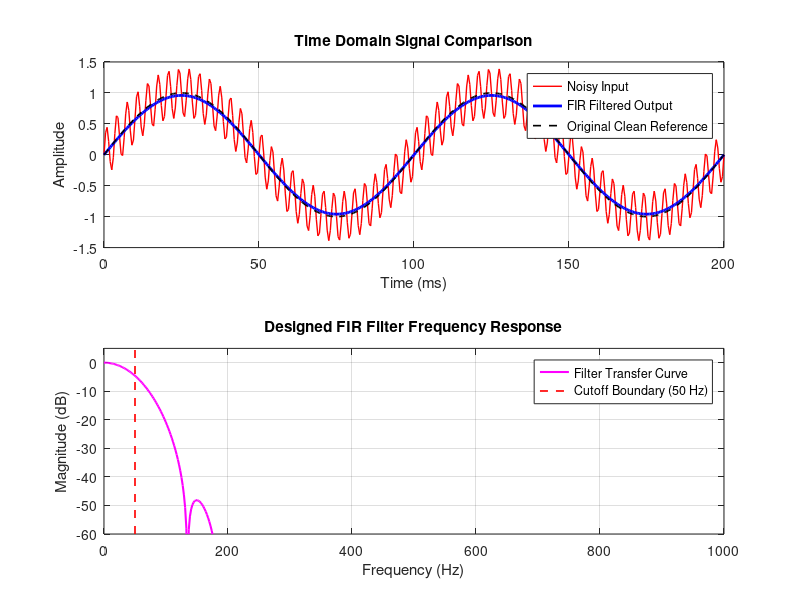

The MATLAB source for this figure:
clc;
clear;
close all;

% =========================================================
%    EXPERIMENT 16: FIR LOW-PASS FILTER DESIGN & DENOISING
% =========================================================

% 1. Setup Signal Parameters
fs = 2000;                     % Sampling rate (2 kHz)
t = 0:1/fs:0.2;                % Time vector (200 ms duration)

% Generate clean low-frequency base tone (e.g., 10 Hz sinusoid)
f_clean = 10;
clean_signal = sin(2*pi*f_clean*t);

% Generate high-frequency noise interference (e.g., 300 Hz sinusoid)
f_noise = 300;
noise_interference = 0.4 * sin(2*pi*f_noise*t);

% Superimpose to get the noisy composite signal
noisy_signal = clean_signal + noise_interference;

% 2. Design the FIR Low-Pass Filter via Window Method
filter_order = 40;             % 40th-order filter (41 coefficients)
f_cutoff = 50;                 % Cutoff frequency at 50 Hz
Wn = f_cutoff / (fs / 2);      % Normalized cutoff frequency (Nyquist scale)

% Generate filter coefficients (uses Hamming window by default)
b = fir1(filter_order, Wn, 'low');

% 3. Filter Application (Zero-Phase Filtering to prevent group delay shifts)
filtered_signal = filtfilt(b, 1, noisy_signal);

% 4. Frequency Response Analysis
[H, f_axis] = freqz(b, 1, 512, fs);

% 5. Visualizations and Plotting
figure('Name', 'Experiment 16: FIR Low-Pass Performance', 'NumberTitle', 'off');

% Left Panel: Time Domain Waveform Denoising Performance
subplot(2,1,1);
plot(t*1000, noisy_signal, 'r', 'LineWidth', 1.0); hold on;
plot(t*1000, filtered_signal, 'b', 'LineWidth', 2.0);
plot(t*1000, clean_signal, 'k--', 'LineWidth', 1.2);
title('Time Domain Signal Comparison');
xlabel('Time (ms)');
ylabel('Amplitude');
legend('Noisy Input', 'FIR Filtered Output', 'Original Clean Reference', 'Location', 'best');
grid on;

% Right Panel: Filter Magnitude Frequency Profile
subplot(2,1,2);
plot(f_axis, 20*log10(abs(H)), 'm', 'LineWidth', 1.5); hold on;
plot([f_cutoff f_cutoff], [-60 10], 'r--', 'LineWidth', 1.2); % Mark cutoff point
title('Designed FIR Filter Frequency Response');
xlabel('Frequency (Hz)');
ylabel('Magnitude (dB)');
legend('Filter Transfer Curve', 'Cutoff Boundary (50 Hz)', 'Location', 'best');
ylim([-60 5]);
grid on;
